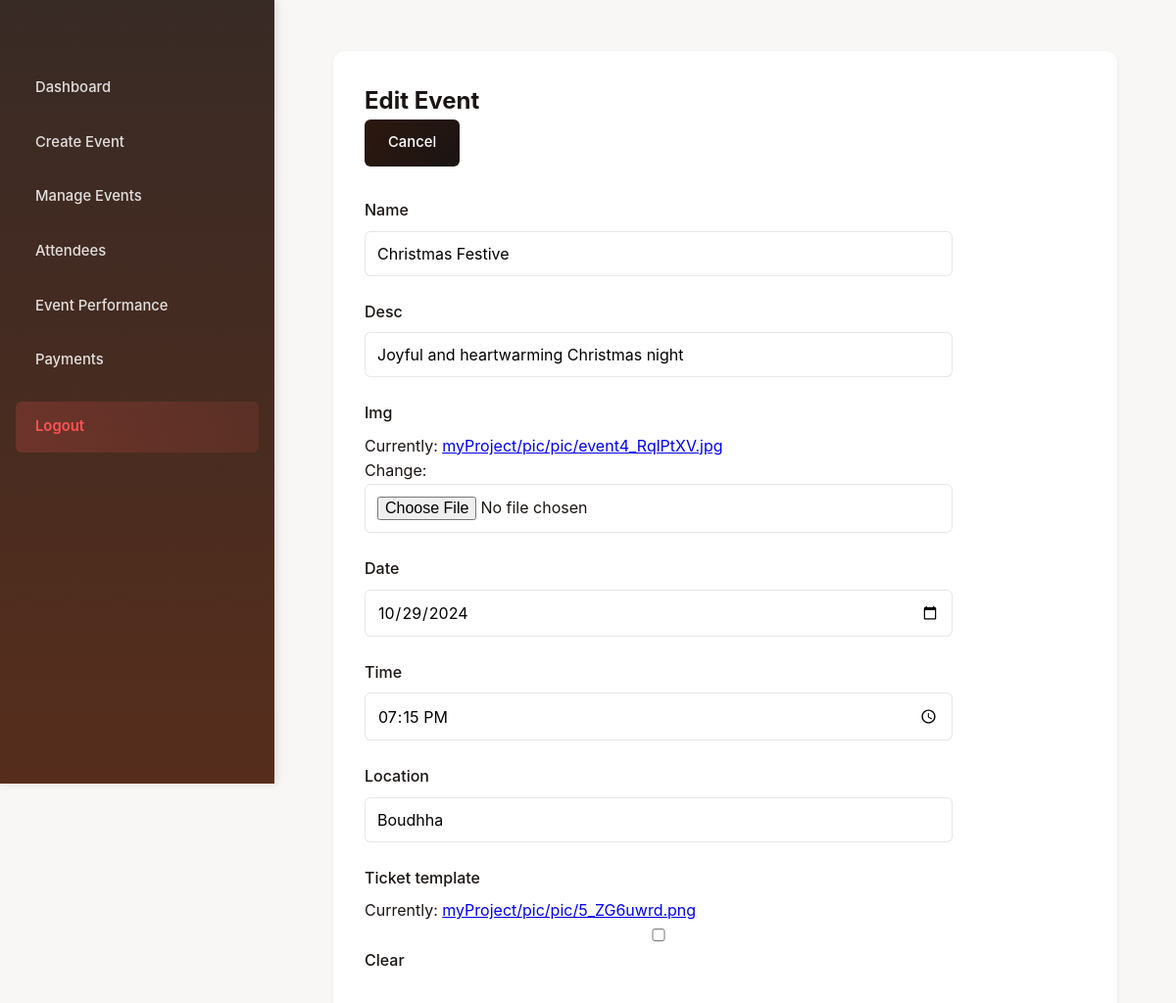
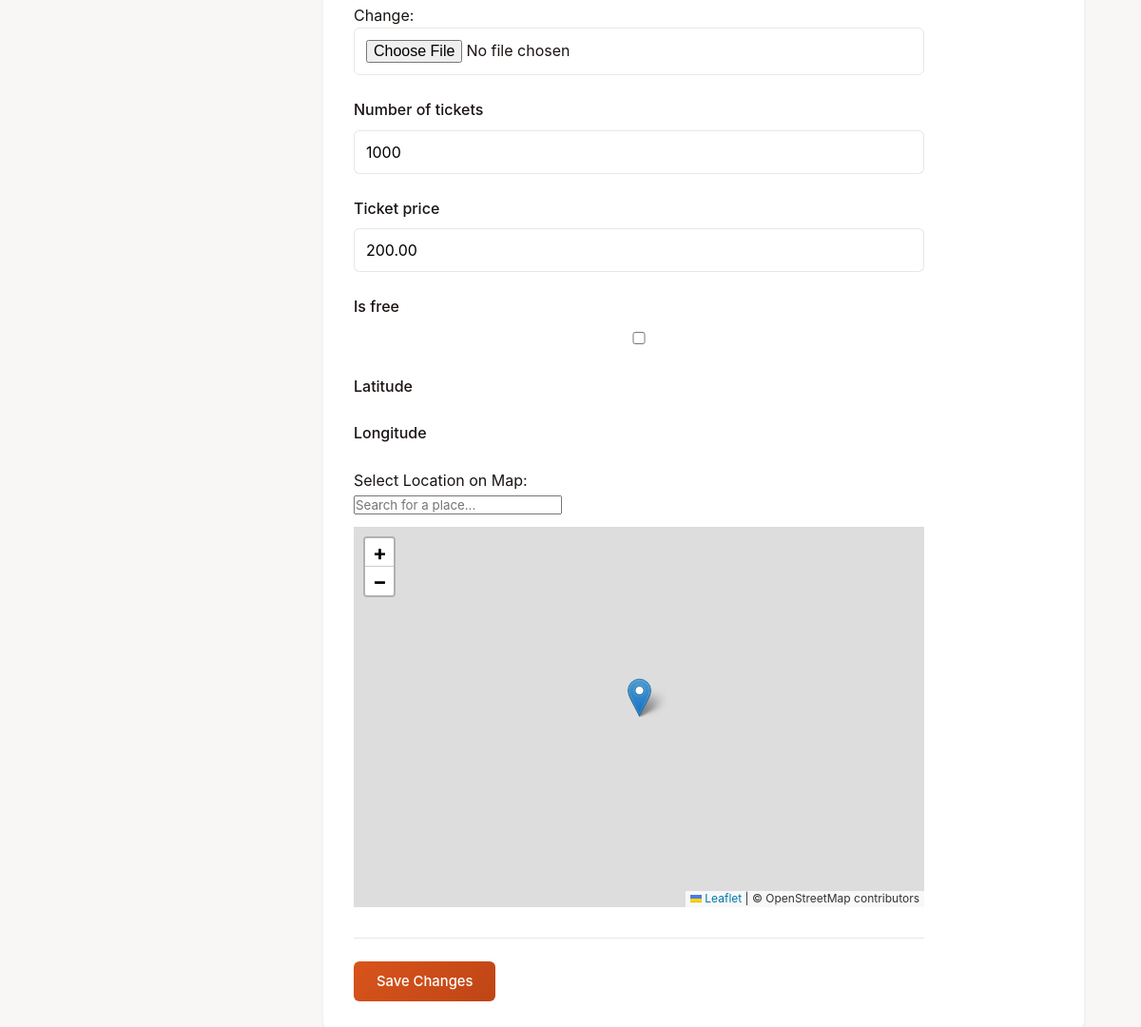
The page /events/11/edit/ (signed in) on the database its author committed (2 pictures, top to bottom).
### myApp/models.py (models this page shows, shortened)
class Event(models.Model):
    name=models.CharField(max_length=50)
    desc=models.CharField(max_length=50)
    img = models.ImageField(upload_to='myProject/pic/pic/')
    date = models.DateField(default=timezone.now)
    time = models.TimeField(default=timezone.now)
    location = models.CharField(max_length=255, default='Unknown')
    ticket_template = models.ImageField(upload_to='myProject/pic/pic/', blank=True, null=True)
    number_of_tickets = models.PositiveIntegerField(null=True, blank=True)  # New field for tickets available
    booked_tickets = models.IntegerField(default=0)
    ticket_price = models.DecimalField(max_digits=10, decimal_places=2, null=True, blank=True)  # New field for ticket price
    organizer = models.ForeignKey(User, on_delete=models.CASCADE,default=1)  # Link to user who submits
    approved = models.BooleanField(default=False)  # Admin approval flag
    is_free = models.BooleanField(default=False)
    latitude = models.FloatField(null=True, blank=True)  # New field for latitude
    longitude = models.FloatField(null=True, blank=True)  # New field for longitude

### myApp/views.py (the view)
# urls.py: path('events/<int:event_id>/edit/', views.edit_event, name='edit_event'),
def edit_event(request, event_id):
    event = get_object_or_404(Event, id=event_id, organizer=request.user)
    if request.method == 'POST':
        form = EventForm(request.POST, request.FILES, instance=event)
        if form.is_valid():
            form.save()
            messages.success(request, 'Event updated successfully!')
            return redirect('manageevent')
    else:
        form = EventForm(instance=event)
    return render(request, 'events/edit_event.html', {'form': form, 'event': event})

### myApp/forms.py
class EventForm(forms.ModelForm):
    class Meta:
        model = Event
        fields = ['name', 'desc','img', 'date', 'time', 'location', 'ticket_template','number_of_tickets', 'ticket_price','is_free','latitude', 'longitude']
    date = forms.DateField(widget=DateInput())
    time = forms.TimeField(widget=forms.TimeInput(attrs={'type': 'time'}))
    latitude = forms.FloatField(widget=forms.HiddenInput(), required=False)
    longitude = forms.FloatField(widget=forms.HiddenInput(), required=False)

### myApp/templates/myApp/events/edit_event.html (shortened to what this page needs)
{% extends 'base_organizer.html' %}
{% load static %}
{% block content %}
<div class="edit-event">
    <div class="section-header">
        <h2>Edit Event</h2>
        <div class="header-actions">
            <a href="{% url 'manageevent' %}" class="btn btn-secondary">Cancel</a>
        </div>
    </div>
    <form method="POST" enctype="multipart/form-data" class="event-form">
        {% for field in form %}
        <div class="form-group">
            <label for="{{ field.id_for_label }}">{{ field.label }}</label>
            {{ field }}
        </div>
        {% endfor %}
        <label for="location">Select Location on Map:</label>
        <div class="search-container">
            <input type="text" id="placeSearch" class="search-input" placeholder="Search for a place..." />
        </div>
        <div id="map" style="height: 400px; width: 100%; margin-top: 10px;"></div>
        <div class="form-actions">
            <button type="submit" class="btn btn-primary">Save Changes</button>
        </div>
    </form>
</div>
<link rel="stylesheet" href="https://unpkg.com/leaflet@1.7.1/dist/leaflet.css" />
<link rel="stylesheet" href="https://unpkg.com/leaflet-control-geocoder/dist/Control.Geocoder.css" />
{% endblock %}

### myApp/static/css/styles.css (style rules this page uses)
body { font-family: Arial, sans-serif; background-color: #f8f9fa; margin: 0; padding: 20px; }

### myApp/templates/myApp/events/edit_event.html (style rules this page uses)
.edit-event { padding: 2rem; background: white; border-radius: 12px; box-shadow: 0 2px 4px rgba(26, 20, 18, 0.06); }
.event-form { max-width: 600px; margin-top: 2rem; }
.form-group { margin-bottom: 1.5rem; }
.form-group label { display: block; margin-bottom: 0.5rem; font-weight: 500; color: #1a1412; }
.form-group input, .form-group textarea, .form-group select { width: 100%; padding: 0.75rem; border: 1px solid rgba(26, 20, 18, 0.1); border-radius: 6px; font-size: 1rem; transition: border-color 0.2s ease; }
.form-actions { margin-top: 2rem; padding-top: 1.5rem; border-top: 1px solid rgba(26, 20, 18, 0.1); }

### myApp/templates/myApp/base_organizer.html (style rules this page uses)
* { margin: 0; padding: 0; box-sizing: border-box; font-family: 'Inter', system-ui, -apple-system, sans-serif; }
body { background-color: #f8f7f6; color: #1a1412; line-height: 1.6; -webkit-font-smoothing: antialiased; }
.btn { padding: 0.75rem 1.5rem; border-radius: 6px; text-decoration: none; transition: all 0.2s ease; border: none; cursor: pointer; font-weight: 500; font-size: 0.925rem; display: inline-flex; align-items: center; justify-content: center; gap: 0.5rem; }
.btn-primary { background: linear-gradient(135deg, #d8541b 0%, #bf4516 100%); color: white; }
.btn-secondary { background: linear-gradient(135deg, #2d1810 0%, #1a1412 100%); color: #fff; }

### rows shown on the page
Event: form "Christmas Festive" "Joyful and heartwarming Christmas night" "10/29/2024" "19:15:00" "Boudhha" "1000" "200.00"

### other values the page prints
{{ field.label }} "Name" "Desc" "Img" "Date" "Time" "Location" "Ticket template" "Number of tickets" "Ticket price" "Is free" "Latitude" "Longitude"
